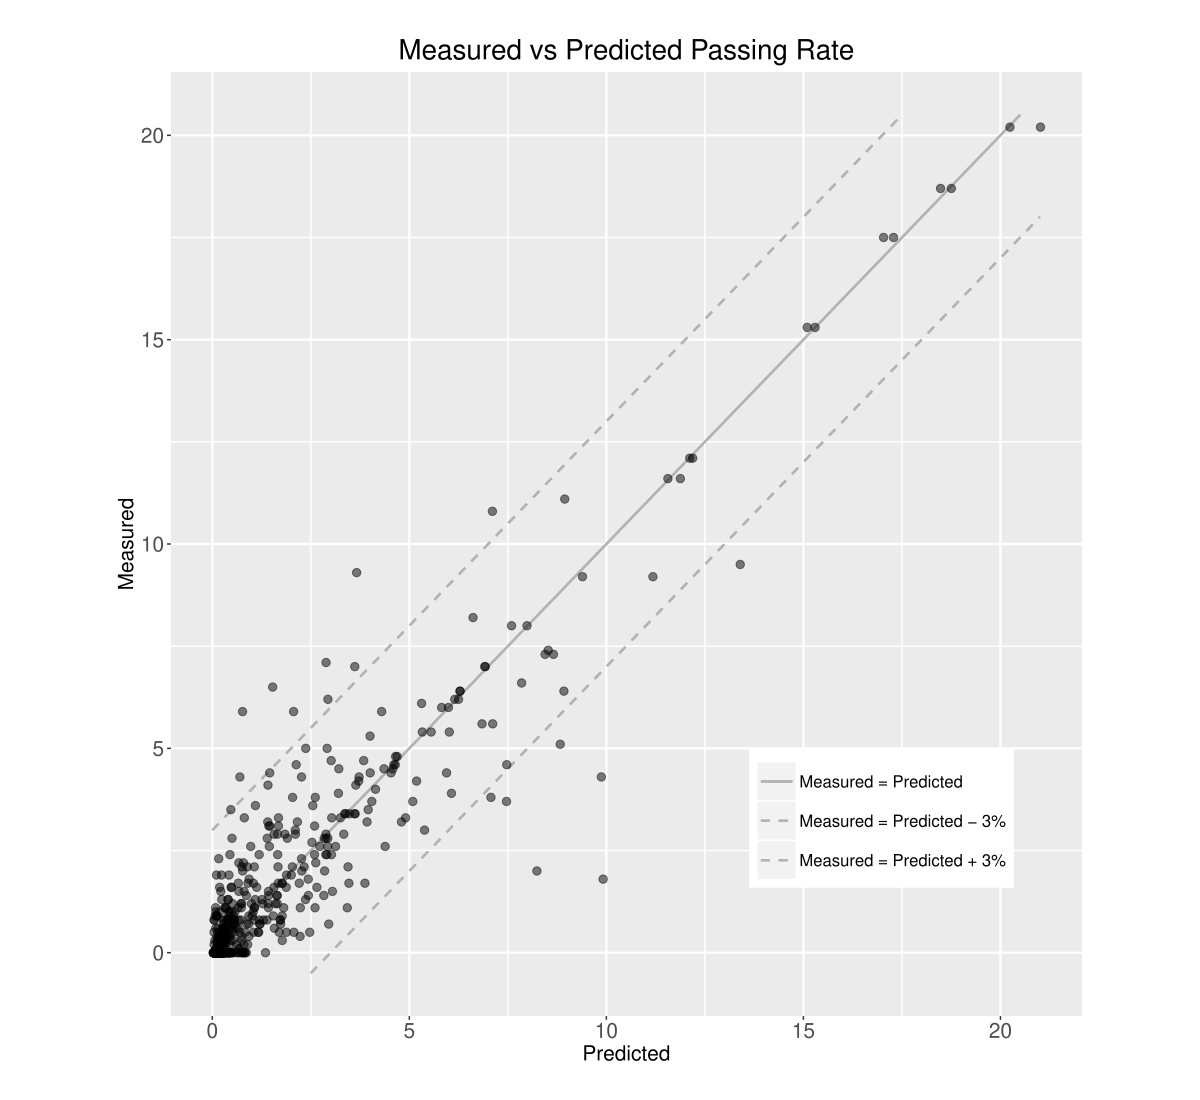

This figure's R source:
library(ggplot2)

df <- read.csv("results-gradient-boosting.csv", header = T)
extra <- data.frame(color=c('Measured = Predicted','Measured = Predicted - 3%','Measured = Predicted + 3%'))

plot <- ggplot(df, aes(x=pred, y=y)) +
  geom_segment(data=extra, aes(x=0, xend=20.5, y=0, yend=20.5, colour=color),size=.75) +
  geom_segment(data=extra, aes(x=0, xend=17.5, y=0+3, yend=17.5+3, colour=color),linetype="dashed",size=.75) +
  geom_segment(data=extra, aes(x=2.5, xend=21, y=2.5-3, yend=21-3, colour=color),linetype="dashed",size=.75) +
  geom_point(colour='black', alpha = 0.5, size=2.5) +
  ggtitle('Measured vs Predicted Passing Rate') +
  ylab('Measured') +
  xlab('Predicted') +
  theme(plot.title = element_text(size = 20,hjust = .5),
        axis.title = element_text(size=15),
        axis.text = element_text(size=15),
        legend.position = c(.78, .19),
        legend.title = element_blank(),
        legend.text = element_text(size=12),
        legend.key.size = unit(1, "cm"),
        plot.margin = unit(c(1, 3, 1, 3), "cm"),
        panel.grid.major = element_line(size=.75),
        panel.grid.minor = element_line(size=.5)) +
  scale_color_manual(guide = guide_legend(override.aes = list(linetype = c("solid", "dashed", "dashed"))), values=c("gray70","gray70","gray70"))
  
plot
  
